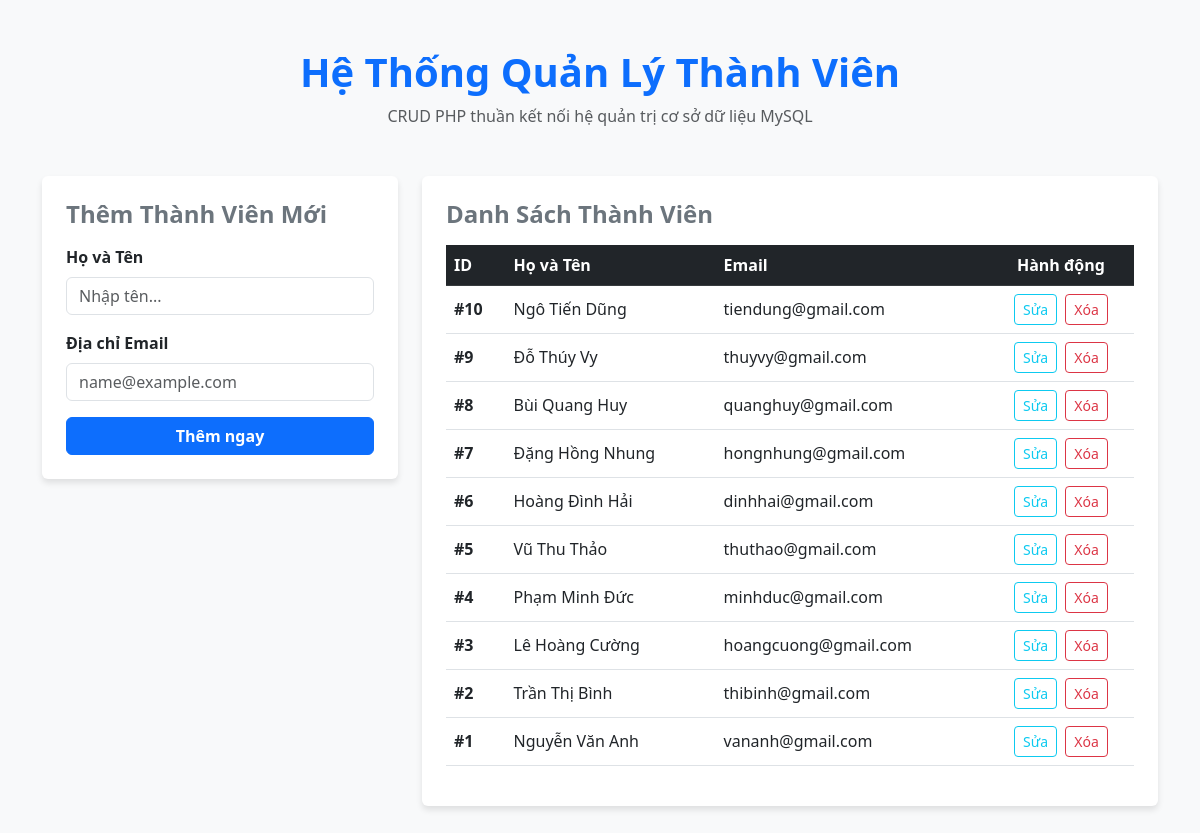
The page / on the database its author committed.
### tables this page shows
CREATE TABLE `users` (
  `id` int(11) NOT NULL,
  `name` varchar(100) NOT NULL,
  `email` varchar(100) NOT NULL,
  `created_at` timestamp NOT NULL DEFAULT current_timestamp()
);

### index.php (the view, shortened to what this page needs)
<?php
include 'config.php';
$edit_user = null;
$users = $conn->query("SELECT * FROM users ORDER BY id DESC");
?>
<!DOCTYPE html>
<html lang="vi">
<head>
    <link href="https://cdn.jsdelivr.net/npm/bootstrap@5.3.0/dist/css/bootstrap.min.css" rel="stylesheet">
</head>
<body>
<div class="container py-5">
    <div class="text-center mb-5">
        <h1 class="fw-bold text-primary">Hệ Thống Quản Lý Thành Viên</h1>
        <p class="text-muted">CRUD PHP thuần kết nối hệ quản trị cơ sở dữ liệu MySQL</p>
    </div>
    <div class="row g-4">
        <div class="col-md-4">
            <div class="card p-4">
                <h4 class="mb-3 fw-bold text-secondary">
                    <?php echo $edit_user ? "Cập Nhật Thông Tin" : "Thêm Thành Viên Mới"; ?>
                </h4>
                <form method="POST" action="index.php">
                    <div class="mb-3">
                        <label class="form-label fw-semibold">Họ và Tên</label>
                        <input type="text" name="name" class="form-control" placeholder="Nhập tên..." required
                               value="<?php echo $edit_user ? htmlspecialchars($edit_user['name']) : ''; ?>">
                    </div>
                    <div class="mb-3">
                        <label class="form-label fw-semibold">Địa chỉ Email</label>
                        <input type="email" name="email" class="form-control" placeholder="name@example.com" required
                               value="<?php echo $edit_user ? htmlspecialchars($edit_user['email']) : ''; ?>">
                    </div>
                    <button type="submit" class="btn <?php echo $edit_user ? 'btn-warning' : 'btn-primary'; ?> w-100 fw-bold">
                        <?php echo $edit_user ? "Cập nhật" : "Thêm ngay"; ?>
                    </button>
                </form>
            </div>
        </div>
        <div class="col-md-8">
            <div class="card p-4">
                <h4 class="mb-3 fw-bold text-secondary">Danh Sách Thành Viên</h4>
                <div class="table-responsive">
                    <table class="table table-hover align-middle">
                        <thead class="table-dark">
                            <tr>
                                <th>ID</th>
                                <th>Họ và Tên</th>
                                <th>Email</th>
                                <th class="text-center">Hành động</th>
                            </tr>
                        </thead>
                        <tbody>
                            <?php if ($users->num_rows > 0): ?>
                                <?php while($row = $users->fetch_assoc()): ?>
                                    <tr>
                                        <td><strong>#<?php echo $row['id']; ?></strong></td>
                                        <td><?php echo htmlspecialchars($row['name']); ?></td>
                                        <td><?php echo htmlspecialchars($row['email']); ?></td>
                                        <td class="text-center">
                                            <a href="index.php?edit=<?php echo $row['id']; ?>" class="btn btn-sm btn-outline-info me-1">Sửa</a>
                                            <a href="index.php?delete=<?php echo $row['id']; ?>" class="btn btn-sm btn-outline-danger"
                                               onclick="return confirm('Bạn có chắc chắn muốn xóa thành viên này?')">Xóa</a>
                                        </td>
                                    </tr>
                                <?php endwhile; ?>
                            <?php else: ?>
                                <tr>
                                    <td colspan="4" class="text-center text-muted py-3">Chưa có thành viên nào trong danh sách.</td>
                                </tr>
                            <?php endif; ?>
                        </tbody>
                    </table>
                </div>
            </div>
        </div>
    </div>
</div>
</body>
</html>

### index.php (style rules this page uses)
body { background-color: #f8f9fa; font-family: 'Segoe UI', Tahoma, Geneva, Verdana, sans-serif; }
.card { border: none; box-shadow: 0 4px 6px rgba(0,0,0,0.1); }

### rows shown on the page
users: id "10", name "Ngô Tiến Dũng", email "tiendung@gmail.com"
users: id "9", name "Đỗ Thúy Vy", email "thuyvy@gmail.com"
users: id "8", name "Bùi Quang Huy", email "quanghuy@gmail.com"
users: id "7", name "Đặng Hồng Nhung", email "hongnhung@gmail.com"
users: id "6", name "Hoàng Đình Hải", email "dinhhai@gmail.com"
users: id "5", name "Vũ Thu Thảo", email "thuthao@gmail.com"
users: id "4", name "Phạm Minh Đức", email "minhduc@gmail.com"
users: id "3", name "Lê Hoàng Cường", email "hoangcuong@gmail.com"
users: id "2", name "Trần Thị Bình", email "thibinh@gmail.com"
users: id "1", name "Nguyễn Văn Anh", email "vananh@gmail.com"
